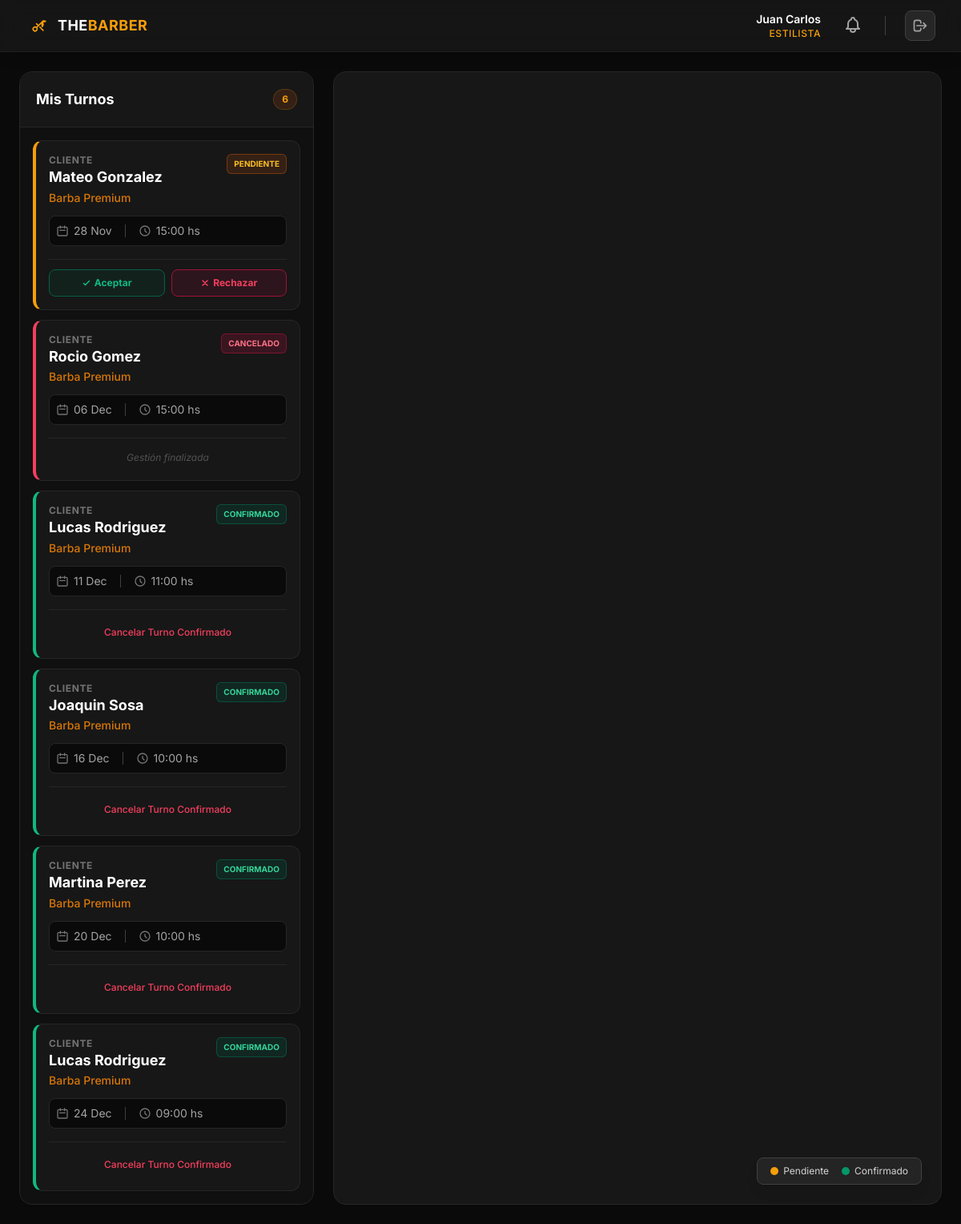
/controllers/PeluqueroDashboard.php (signed in), run on the app's committed database.
### tables this page shows
CREATE TABLE `turnos` (
  `id` int(11) NOT NULL,
  `usuario_id` int(11) NOT NULL,
  `fecha` date NOT NULL,
  `hora` time NOT NULL,
  `servicio` varchar(100) NOT NULL,
  `created_at` timestamp NOT NULL DEFAULT current_timestamp(),
  `estado` varchar(20) DEFAULT 'pendiente',
  `servicio_id` int(11) DEFAULT NULL,
  `peluquero_id` int(11) DEFAULT NULL
);

CREATE TABLE `usuarios` (
  `id` int(11) NOT NULL,
  `nombre` varchar(100) NOT NULL,
  `rol` enum('Administrador','Cliente','Peluquero') NOT NULL DEFAULT 'Cliente',
  `email` varchar(255) NOT NULL,
  `password_hash` varchar(255) NOT NULL,
  `fecha_registro` timestamp NOT NULL DEFAULT current_timestamp(),
  `intentos_fallidos` int(11) DEFAULT 0,
  `bloqueado_hasta` datetime DEFAULT NULL,
  `foto` varchar(255) DEFAULT NULL,
  `telefono` varchar(20) DEFAULT NULL,
  `biografia` text DEFAULT NULL
);

CREATE TABLE `servicios` (
  `id` int(11) NOT NULL,
  `nombre` varchar(100) NOT NULL,
  `descripcion` text DEFAULT NULL,
  `precio` decimal(10,2) NOT NULL,
  `duracion_estimada` int(11) DEFAULT 30
);

### controllers/PeluqueroDashboard.php (called while the page is built, shortened)
<?php
require_once '../models/Turno.php';
$turnos = Turno::obtenerPorPeluquero($_SESSION['usuario_id']);
require '../views/peluquero_dashboard.php';
?>

### models/Turno.php (called while the page is built, shortened)
<?php
require_once __DIR__ . '/../config/conexion_db.php';
class Turno {
    public static function obtenerPorPeluquero($peluquero_id) {
        global $pdo;
        $sql = "SELECT t.id, t.fecha, t.hora, t.estado, u.nombre as nombre_cliente, s.nombre as servicio
                FROM turnos t
                JOIN usuarios u ON t.usuario_id = u.id
                LEFT JOIN servicios s ON t.servicio_id = s.id
                WHERE t.peluquero_id = ? AND t.fecha >= CURDATE() -- Solo futuros
                ORDER BY t.fecha ASC, t.hora ASC";
        $stmt = $pdo->prepare($sql);
        $stmt->execute([$peluquero_id]);
        return $stmt->fetchAll(PDO::FETCH_ASSOC);
    }
}
?>

### views/peluquero_dashboard.php (the view, shortened to what this page needs)
<!DOCTYPE html>
<html lang="es">
<head>
    <script src="https://cdn.tailwindcss.com"></script>
</head>
<body class="bg-neutral-950 text-neutral-300 h-screen flex flex-col overflow-hidden selection:bg-amber-500 selection:text-white">
    <header class="bg-neutral-900/90 backdrop-blur-md border-b border-white/5 shadow-lg shrink-0 z-20">
        <div class="max-w-7xl mx-auto px-4 sm:px-6 lg:px-8 h-16 flex items-center justify-between">
            <div class="flex items-center gap-2">
                <div class="text-amber-500 p-1.5 rounded-lg">
                </div>
                <h1 class="text-lg font-bold tracking-wide hidden sm:block text-white">THE<span class="text-amber-500">BARBER</span></h1>
            </div>
            <div class="flex items-center gap-6">
                <div class="text-right hidden sm:block">
                    <p class="text-sm font-semibold text-white"><?php echo htmlspecialchars($_SESSION['nombre'] ?? 'Profesional'); ?></p>
                    <p class="text-xs text-amber-500 font-medium tracking-wider">ESTILISTA</p>
                </div>
                <div class="relative group">
                    <button class="text-neutral-400 hover:text-white relative focus:outline-none p-1 transition">
                    </button>
                </div>
                <a href="../controllers/auth_logout.php" class="bg-neutral-800 hover:bg-red-900/30 text-neutral-400 hover:text-red-400 p-2 rounded-lg transition border border-neutral-700 hover:border-red-900/50" title="Cerrar Sesión">
                    <svg class="w-5 h-5" fill="none" stroke="currentColor" viewBox="0 0 24 24"><path stroke-linecap="round" stroke-linejoin="round" stroke-width="2" d="M17 16l4-4m0 0l-4-4m4 4H7m6 4v1a3 3 0 01-3 3H6a3 3 0 01-3-3V7a3 3 0 013-3h4a3 3 0 013 3v1"></path></svg>
                </a>
            </div>
        </div>
    </header>
    <div class="flex-1 overflow-hidden p-4 lg:p-6 max-w-7xl mx-auto w-full">
        <div class="grid grid-cols-1 lg:grid-cols-12 gap-6 h-full">
            <div class="lg:col-span-4 bg-neutral-900 rounded-2xl shadow-sm border border-neutral-800 flex flex-col h-full overflow-hidden">
                <div class="p-5 border-b border-neutral-800 bg-neutral-900 flex justify-between items-center">
                    <h2 class="font-bold text-white text-lg">Mis Turnos</h2>
                    <span class="bg-amber-900/30 text-amber-500 text-xs font-bold px-2.5 py-1 rounded-full border border-amber-500/20"><?php echo isset($turnos) ? count($turnos) : 0; ?></span>
                </div>
                <div class="overflow-y-auto flex-1 p-4 custom-scroll space-y-3 bg-neutral-950/50">
                    <?php if(isset($turnos) && count($turnos) > 0): ?>
                        <?php foreach ($turnos as $t): ?>
                            <?php
                                $borde = 'border-l-amber-500';
                                $estadoClass = 'bg-amber-900/30 text-amber-400 border border-amber-700/50';
                                $estadoTexto = 'Pendiente';
                                if($t['estado'] == 'confirmado') {
                                    $borde = 'border-l-emerald-500';
                                    $estadoClass = 'bg-emerald-900/30 text-emerald-400 border border-emerald-700/50';
                                    $estadoTexto = 'Confirmado';
                                } elseif($t['estado'] == 'cancelado' || $t['estado'] == 'cancelado_cliente') {
                                    $borde = 'border-l-rose-500';
                                    $estadoClass = 'bg-rose-900/30 text-rose-400 border border-rose-700/50';
                                    $estadoTexto = 'Cancelado';
                                }
                            ?>
                            <div class="bg-neutral-900 p-4 rounded-xl shadow-sm border border-neutral-800 border-l-4 <?php echo $borde; ?> hover:border-neutral-700 transition duration-200 group">
                                <div class="flex justify-between items-start mb-3">
                                    <div class="flex flex-col">
                                        <span class="text-xs font-bold text-neutral-500 uppercase tracking-wider mb-0.5">Cliente</span>
                                        <h3 class="font-bold text-white text-lg leading-tight"><?php echo htmlspecialchars($t['nombre_cliente']); ?></h3>
                                        <p class="text-sm text-amber-600 font-medium mt-1"><?php echo htmlspecialchars($t['servicio'] ?? 'Servicio General'); ?></p>
                                    </div>
                                    <span class="<?php echo $estadoClass; ?> text-[10px] uppercase font-bold px-2 py-1 rounded-md">
                                        <?php echo $estadoTexto; ?>
                                    </span>
                                </div>
                                <div class="flex items-center gap-4 text-sm text-neutral-400 bg-neutral-950 p-2 rounded-lg border border-neutral-800">
                                    <div class="flex items-center gap-1.5">
                                        <svg class="w-4 h-4 text-neutral-500" fill="none" stroke="currentColor" viewBox="0 0 24 24"><path stroke-linecap="round" stroke-linejoin="round" stroke-width="2" d="M8 7V3m8 4V3m-9 8h10M5 21h14a2 2 0 002-2V7a2 2 0 00-2-2H5a2 2 0 00-2 2v12a2 2 0 002 2z"></path></svg>
                                        <span><?php echo date("d M", strtotime($t['fecha'])); ?></span>
                                    </div>
                                    <div class="flex items-center gap-1.5">
                                        <svg class="w-4 h-4 text-neutral-500" fill="none" stroke="currentColor" viewBox="0 0 24 24"><path stroke-linecap="round" stroke-linejoin="round" stroke-width="2" d="M12 8v4l3 3m6-3a9 9 0 11-18 0 9 9 0 0118 0z"></path></svg>
                                        <span><?php echo substr($t['hora'], 0, 5); ?> hs</span>
                                    </div>
                                </div>
                                <div class="grid grid-cols-2 gap-2 mt-4 pt-3 border-t border-neutral-800">
                                    <?php if($t['estado'] == 'pendiente'): ?>
                                        <button onclick="cambiarEstado(<?php echo $t['id']; ?>, 'confirmado')" class="bg-emerald-900/20 hover:bg-emerald-900/40 text-emerald-500 py-2 rounded-lg text-xs font-bold transition border border-emerald-800 flex justify-center items-center gap-1">
                                            <svg class="w-3 h-3" fill="none" stroke="currentColor" viewBox="0 0 24 24"><path stroke-linecap="round" stroke-linejoin="round" stroke-width="3" d="M5 13l4 4L19 7"></path></svg>
                                            Aceptar
                                        </button>
                                        <button onclick="cambiarEstado(<?php echo $t['id']; ?>, 'cancelado')" class="bg-rose-900/20 hover:bg-rose-900/40 text-rose-500 py-2 rounded-lg text-xs font-bold transition border border-rose-800 flex justify-center items-center gap-1">
                                            <svg class="w-3 h-3" fill="none" stroke="currentColor" viewBox="0 0 24 24"><path stroke-linecap="round" stroke-linejoin="round" stroke-width="3" d="M6 18L18 6M6 6l12 12"></path></svg>
                                            Rechazar
                                        </button>
                                    <?php elseif($t['estado'] == 'confirmado'): ?>
                                        <button onclick="cambiarEstado(<?php echo $t['id']; ?>, 'cancelado')" class="col-span-2 text-rose-500 hover:text-rose-400 text-xs font-medium hover:bg-rose-900/20 py-2 rounded transition">
                                            Cancelar Turno Confirmado
                                        </button>
                                    <?php else: ?>
                                        <div class="col-span-2 text-center text-xs text-neutral-600 italic py-1">Gestión finalizada</div>
                                    <?php endif; ?>
                                </div>
                            </div>
                        <?php endforeach; ?>
                    <?php endif; ?>
                </div>
            </div>
            <div class="lg:col-span-8 bg-neutral-900 rounded-2xl shadow-sm border border-neutral-800 p-4 h-full flex flex-col relative">
                <div id='calendar' class="flex-1 z-0 text-neutral-300"></div>
                <div class="hidden md:flex absolute bottom-6 right-6 bg-neutral-800/90 backdrop-blur px-4 py-2 rounded-lg shadow-lg border border-neutral-700 text-xs gap-4 z-10 text-neutral-300">
                    <div class="flex items-center gap-1.5"><span class="w-2.5 h-2.5 rounded-full bg-amber-500"></span> Pendiente</div>
                    <div class="flex items-center gap-1.5"><span class="w-2.5 h-2.5 rounded-full bg-emerald-600"></span> Confirmado</div>
                </div>
            </div>
        </div>
    </div>
</body>
</html>

### views/peluquero_dashboard.php (style rules this page uses)
body { font-family: 'Inter', sans-serif; }

### data on the page
turnos: usuario.nombre "Mateo Gonzalez", servicio.nombre "Barba Premium", estadoTexto "PENDIENTE", fecha "28 Nov", hora "15:00"
turnos: usuario.nombre "Rocio Gomez", servicio.nombre "Barba Premium", estado "CANCELADO", fecha "06 Dec", hora "15:00", shows "Gestión finalizada"
turnos: usuario.nombre "Lucas Rodriguez", servicio.nombre "Barba Premium", estado "CONFIRMADO", fecha "11 Dec", hora "11:00"
turnos: usuario.nombre "Joaquin Sosa", servicio.nombre "Barba Premium", estado "CONFIRMADO", fecha "16 Dec", hora "10:00"
turnos: usuario.nombre "Martina Perez", servicio.nombre "Barba Premium", estado "CONFIRMADO", fecha "20 Dec", hora "10:00"
turnos: usuario.nombre "Lucas Rodriguez", servicio.nombre "Barba Premium", estado "CONFIRMADO", fecha "24 Dec", hora "09:00"

### other printed values
$_SESSION['nombre'] "Juan Carlos"
count($turnos) "6"
